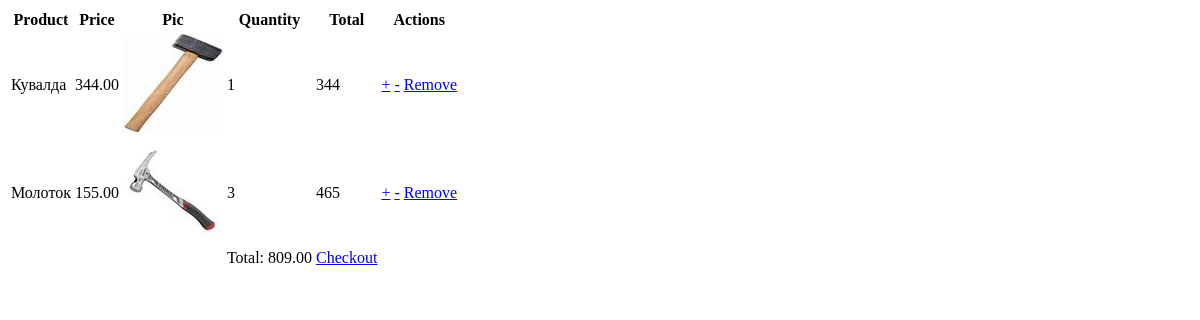
The page /other/cart/ (signed in) on the database as committed earlier.
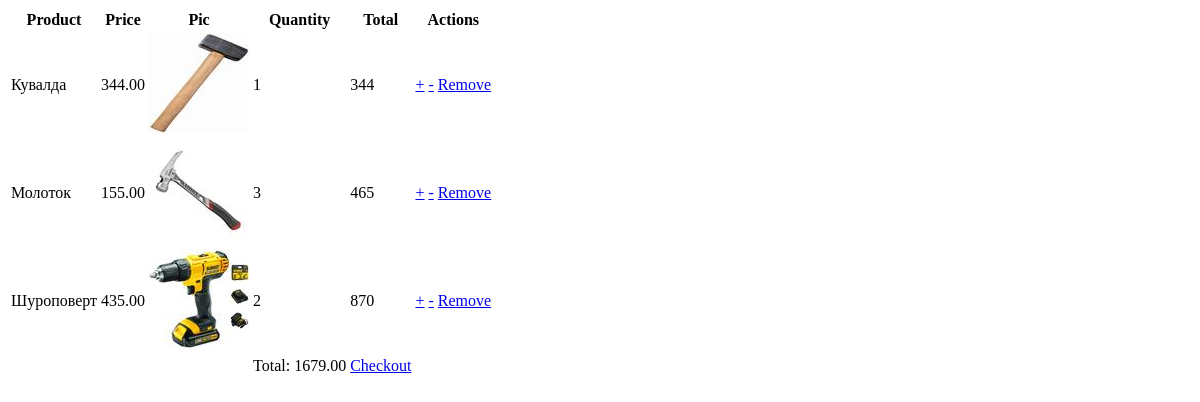
The same page on the database as committed later.
### apps/cart/models.py (models this page shows, shortened)
class CartItem(models.Model):
   cart = models.ForeignKey(Cart, on_delete=models.CASCADE)
   product = models.ForeignKey(Product, on_delete=models.CASCADE)
   quantity = models.IntegerField(default=1)
   created_at = models.DateTimeField(auto_now_add=True)
   updated_at = models.DateTimeField(auto_now=True)

class Product(models.Model):
   name = models.CharField(max_length=255)
   price = models.DecimalField(max_digits=10, decimal_places=2)
   description = models.TextField()
   image = models.ImageField(upload_to='static/products/', null=True, blank=True)
   created_at = models.DateTimeField(auto_now_add=True)
   updated_at = models.DateTimeField(auto_now=True)

### apps/cart/views.py (the view)
# urls.py: path('', views.view_cart, name='view_cart'),
def view_cart(request):
   cart_items = CartItem.objects.filter(cart__user=request.user)
   total_price = sum(item.product.price * item.quantity for item in cart_items)
   context = {'cart_items': cart_items, 'total_price': total_price}
   return render(request, 'cart/cart.html', context)

### apps/cart/templates/cart/cart.html
<!DOCTYPE html>
<html lang="en">
<head>
   <table>
   <thead>
       <tr>
           <th>Product</th>
           <th>Price</th>
           <th>Pic</th>
           <th>Quantity</th>
           <th>Total</th>
           <th>Actions</th>
       </tr>
   </thead>
   <tbody>
       {% for item in cart_items %}
           <tr>
               <td>{{ item.product.name }}</td>
               <td>{{ item.product.price }}</td>
               <td><img src="{{ item.product.image.url }}" alt="{{ item.product.name }}"></td>
               <td>{{ item.quantity }}</td>
               <td>{% widthratio item.product.price 1 item.quantity %}</td>
               <td>
                   <a href="{% url 'cart:update_item' item.id %}?quantity=1">+</a>
                   <a href="{% url 'cart:update_item' item.id %}?quantity=-1">-</a>
                   <a href="{% url 'cart:remove_item' item.id %}">Remove</a>
               </td>
           </tr>
       {% endfor %}
   </tbody>
   <tfoot>
       <tr>
           <td colspan="3"></td>
           <td>Total: {{ total_price }}</td>
           <td><a href="{% url 'cart:checkout' %}">Checkout</a></td>
       </tr>
   </tfoot>
</table>
</head>
<body>
</body>
</html>

Rows that differ between the two databases and show on the page:
added CartItem: product.name "Шуроповерт", product.price "435.00", product.image (picture), quantity "2", product+quantity "870"
Other text that changed with them:
{{ total_price }}: "809.00" → "1679.00"
